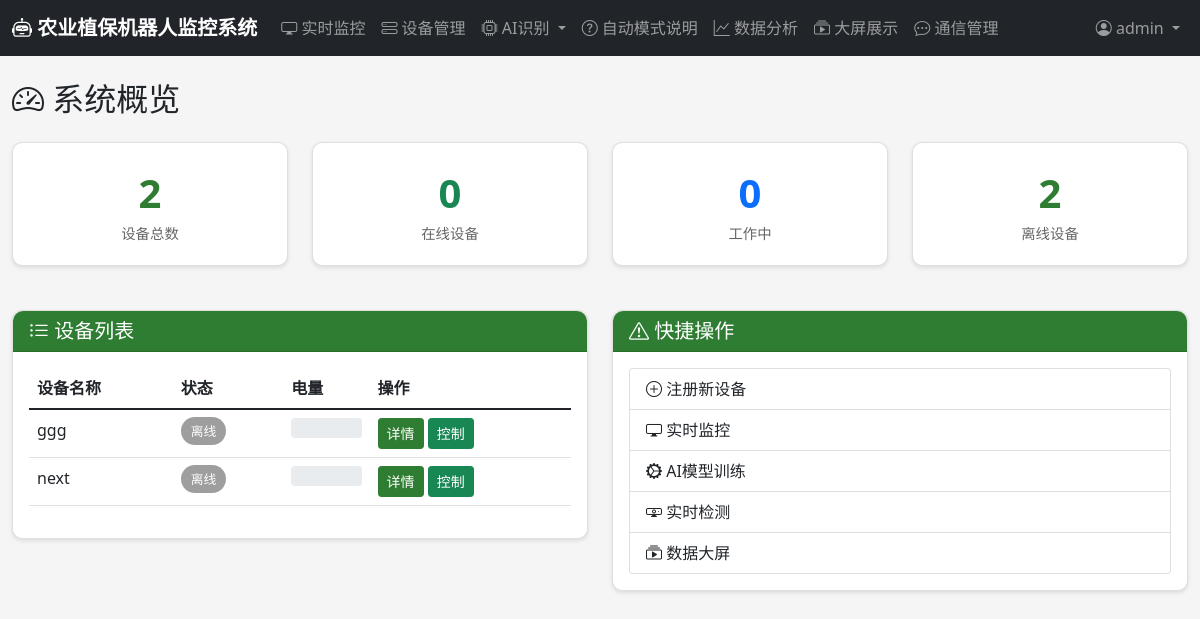
Before: /dashboard/ (signed in) with the older database file.
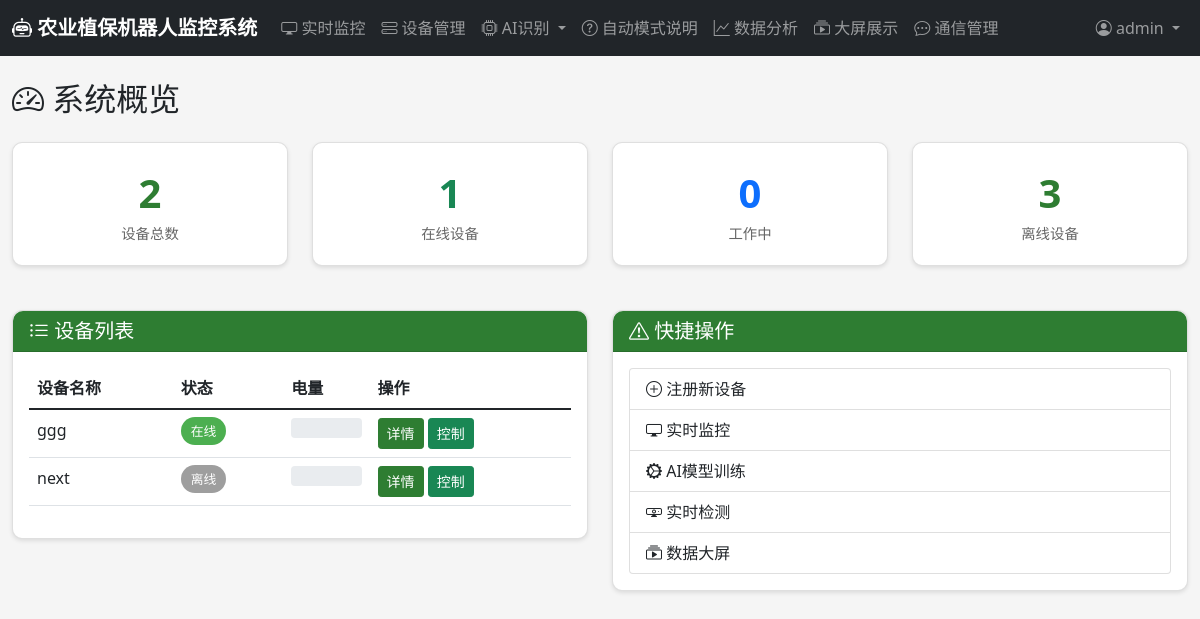
After: the same page with the newer database file.
### devices/models.py (models this page shows, shortened)
class RobotDevice(models.Model):
    STATUS_CHOICES = [
        ('online', '在线'),
        ('offline', '离线'),
        ('working', '工作中'),
        ('charging', '充电中'),
        ('error', '故障'),
    ]
    RUN_MODE_CHOICES = [
        ('auto', '自动模式'),
        ('manual', '手动模式'),
        ('scheduled', '定时任务模式'),
    ]
    device_id = models.CharField(max_length=100, unique=True, verbose_name='设备唯一标识')
    name = models.CharField(max_length=100, verbose_name='设备名称')
    model = models.CharField(max_length=100, blank=True, verbose_name='型号')
    manufacturer = models.CharField(max_length=100, blank=True, verbose_name='制造商')
    serial_number = models.CharField(max_length=100, blank=True, verbose_name='序列号')
    status = models.CharField(max_length=20, choices=STATUS_CHOICES, default='offline', verbose_name='状态')
    run_mode = models.CharField(max_length=20, choices=RUN_MODE_CHOICES, default='auto', verbose_name='运行模式')
    battery_level = models.IntegerField(default=0, verbose_name='电量百分比')
    location_lat = models.DecimalField(max_digits=10, decimal_places=6, null=True, blank=True, verbose_name='纬度')
    location_lng = models.DecimalField(max_digits=10, decimal_places=6, null=True, blank=True, verbose_name='经度')
    spray_rate = models.FloatField(default=1.0, verbose_name='喷洒速率(L/min)')
    patrol_interval = models.IntegerField(default=60, verbose_name='巡检间隔(分钟)')
    obstacle_avoidance_sensitivity = models.IntegerField(default=50, verbose_name='避障灵敏度')
    last_heartbeat = models.DateTimeField(null=True, blank=True, verbose_name='最后心跳时间')
    registered_at = models.DateTimeField(auto_now_add=True, verbose_name='注册时间')
    owner = models.ForeignKey(settings.AUTH_USER_MODEL, on_delete=models.CASCADE, related_name='owned_devices', verbose_name='所有者')
    class Meta:
        verbose_name = '机器人设备'
        verbose_name_plural = '机器人设备'
        ordering = ['-registered_at']

### users/views.py (the view)
# urls.py: path('dashboard/', dashboard, name='dashboard'),
@login_required
def dashboard(request):
    from devices.models import RobotDevice
    from data_analysis.models import WorkSession
    from ai_recognition.models import RecognitionTask
    devices = RobotDevice.objects.all()
    total_devices = devices.count()
    online_devices = devices.filter(status__in=['online', 'working']).count()
    working_devices = devices.filter(status='working').count()
    recent_sessions = WorkSession.objects.filter(status='completed').order_by('-end_time')[:5]
    recent_tasks = RecognitionTask.objects.order_by('-created_at')[:5]
    return render(request, 'dashboard.html', {
        'total_devices': total_devices,
        'online_devices': online_devices,
        'working_devices': working_devices,
        'devices': devices,
        'recent_sessions': recent_sessions,
        'recent_tasks': recent_tasks,
    })

### templates/dashboard.html (shortened to what the changed rows need)
{% extends 'base.html' %}
{% block content %}
<h2 class="mb-4"><i class="bi bi-speedometer2"></i> 系统概览</h2>
<div class="row">
    <div class="col-md-3">
        <div class="card stat-card">
            <div class="stat-value text-success">{{ online_devices }}</div>
            <div class="stat-label">在线设备</div>
        </div>
    </div>
    <div class="col-md-3">
        <div class="card stat-card">
            <div class="stat-value">{{ total_devices|add:online_devices|add:working_devices|default:0 }}</div>
            <div class="stat-label">离线设备</div>
        </div>
    </div>
</div>
<div class="row mt-4">
    <div class="col-md-6">
        <div class="card">
            <div class="card-body">
                {% if devices %}
                <table class="table table-hover">
                    <thead>
                        <tr>
                            <th>设备名称</th>
                            <th>状态</th>
                            <th>电量</th>
                            <th>操作</th>
                        </tr>
                    </thead>
                    <tbody>
                        {% for device in devices %}
                        <tr>
                            <td>{{ device.name }}</td>
                            <td>
                                <span class="status-badge status-{{ device.status }}">
                                    {{ device.get_status_display }}
                                </span>
                            </td>
                            <td>
                                <div class="progress" style="height: 20px;">
                                </div>
                            </td>
                            <td>
                                <a href="{% url 'devices:device_detail' device.id %}" class="btn btn-sm btn-primary">详情</a>
                                <a href="{% url 'control:control_panel' device.id %}" class="btn btn-sm btn-success">控制</a>
                            </td>
                        </tr>
                        {% endfor %}
                    </tbody>
                </table>
                {% else %}
                <p class="text-muted">暂无设备，请先 <a href="{% url 'devices:device_register' %}">注册设备</a></p>
                {% endif %}
            </div>
        </div>
    </div>
</div>
{% endblock %}

Changed rows visible on the page:
changed RobotDevice "ggg": status "离线" → "在线"
Other visible differences:
{{ online_devices }}: "0" → "1"
{{ total_devices|add:online_devices|add:working_devices|default:0 }}: "2" → "3"
